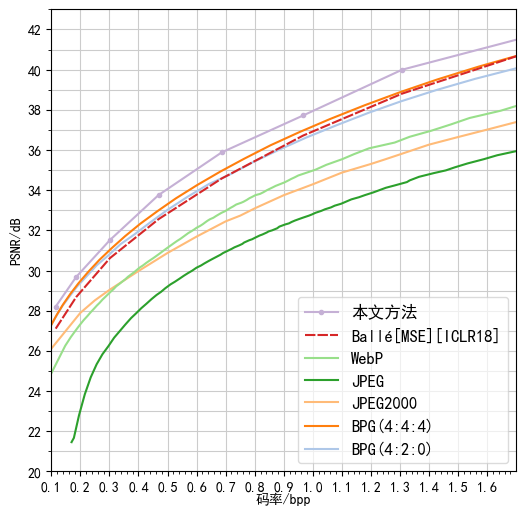
#> input picture utils/psnr0921.png, 526 x 515 px, given as the content of the folder /data/zhujun/IC_images/ICCL_datasets/valid/, which was not available
$ python generatePatchImgData.py psnr0921.png ssim-opt-mse.png
#> lines starting #> are read from the running program, lines starting #| are printed output that depends on the picture; pictures that were not available may be replaced by others from this repository, and a replacement may not be noted
import os.path
import matplotlib.pyplot as plt
import os
import random
import numpy as np
import sys
from PIL import Image
from PIL import ImageFilter


ori_data_dir = '/data/zhujun/IC_images/ICCL_datasets/valid/'
# ori_data_dir = sys.argv[1]
# output_path = 'Flickr/Flick_patch/'
output_path = '/data/zhujun/IC_images/ICCL_datasets/valid256/'
# output_path = sys.argv[2]
imgNames = os.listdir(ori_data_dir)
mounts = len(imgNames)

patch_size = [256, 256]

sample_num_for_each_seq = 20
sample_idx = 0

for im_name in imgNames:

    seq_path = ori_data_dir + im_name

    img = Image.open(seq_path)
#> img is the input picture: PIL image 526x515 RGBA; mean R, G, B, A 244.2, 243.6, 242.2, 255
    im_height = img.height
#> im_height = 515
    im_width = img.width
#> im_width = 526

    img_arr = np.array(img)

    if len(img_arr.shape) < 3:
        continue

    sample_num_for_each_seq = int(im_height * im_width / patch_size[0] / patch_size[1]) * 4
#> sample_num_for_each_seq = 16

    for sample_id in range(sample_num_for_each_seq):
        random_resize_factor = random.random() * 0.4 + 0.6  #random 0.6 - 1.0 resize
        crop_size = [round(patch_size[0] / random_resize_factor), round(patch_size[1] / random_resize_factor)]

        random_crop_x1 = 0 + int(random.random() * (im_width - crop_size[1] - 2))
        random_crop_y1 = 0 + int(random.random() * (im_height - crop_size[0] - 2))
        random_crop_x2 = random_crop_x1 + crop_size[1]
        random_crop_y2 = random_crop_y1 + crop_size[0]

        random_box = (random_crop_x1, random_crop_y1, random_crop_x2, random_crop_y2)

        sample_array = None

        randomCropPatch = img.crop(random_box)
        randomCropPatch = randomCropPatch.resize(patch_size, Image.BICUBIC)

        sample_out_path = output_path + im_name[0:len(im_name) - 4] + "_%04d.png" % (sample_id)
        randomCropPatch.save(sample_out_path)
#> this loop made 16 passes
#> (crop_size, random_crop_x1, random_crop_y1, random_crop_x2, random_crop_y2) on passes 2 to 13: ([364, 364], 81, 60, 445, 424), ([280, 280], 74, 111, 354, 391), ([307, 307], 197, 103, 504, 410), ([359, 359], 124, 95, 483, 454), ([366, 366], 143, 144, 509, 510), ([277, 277], 222, 73, 499, 350), ([287, 287], 213, 154, 500, 441), ([325, 325], 20, 81, 345, 406), ([303, 303], 201, 202, 504, 505), ([324, 324], 173, 49, 497, 373), ([278, 278], 134, 3, 412, 281), ([288, 288], 94, 185, 382, 473)
#> pass 1, `randomCropPatch = img.crop(random_box)`:
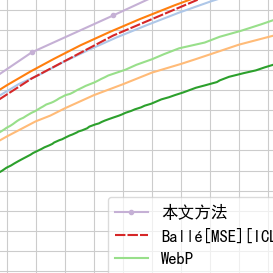
#> randomCropPatch: PIL image 273x273 RGBA; mean R, G, B, A 244.3, 243.5, 241, 255
#> pass 1, `randomCropPatch = randomCropPatch.resize(patch_size, Image.BICUBIC)`:
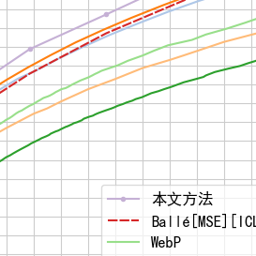
#> randomCropPatch: PIL image 256x256 RGBA; mean R, G, B, A 244.1, 243.3, 240.7, 255
#> pass 2, `randomCropPatch = img.crop(random_box)`:
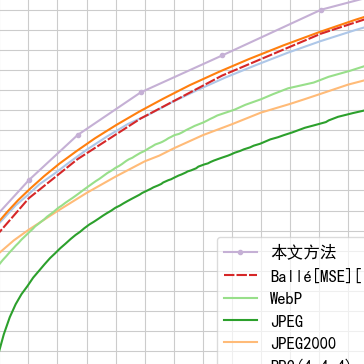
#> randomCropPatch: PIL image 364x364 RGBA; mean R, G, B, A 245.1, 244.1, 241.9, 255
#> pass 2, `randomCropPatch = randomCropPatch.resize(patch_size, Image.BICUBIC)`:
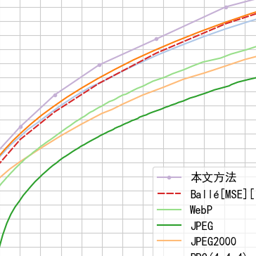
#> randomCropPatch: PIL image 256x256 RGBA; mean R, G, B, A 244.7, 243.7, 241.5, 255
#> after the loop:
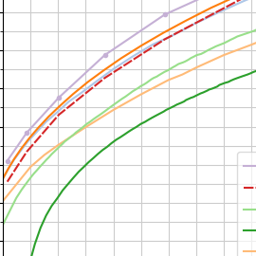
#> randomCropPatch: PIL image 256x256 RGBA; mean R, G, B, A 244.9, 243.6, 240.6, 255

    sample_idx += 1

    if sample_idx % 10 == 0:
        # break
        print(sample_idx/mounts)

$ run again, on utils/ssim-opt-mse.png
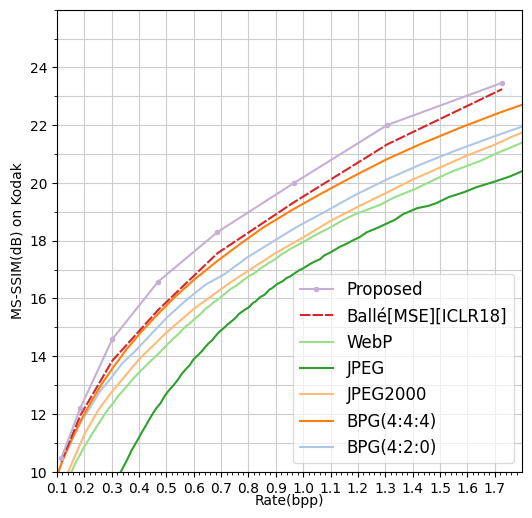
#> input picture utils/ssim-opt-mse.png, 532 x 518 px, given as the content of the folder /data/zhujun/IC_images/ICCL_datasets/valid/, which was not available
#> img is the input picture: PIL image 532x518 RGBA; mean R, G, B, A 244, 243.2, 241.8, 255
#> the loop `for sample_id in range(sample_num_for_each_seq):` made 16 passes
#> (crop_size, random_crop_x1, random_crop_y1, random_crop_x2, random_crop_y2) on passes 2 to 9: ([364, 364], 84, 61, 448, 425), ([280, 280], 75, 112, 355, 392), ([307, 307], 202, 105, 509, 412), ([359, 359], 129, 97, 488, 456), ([366, 366], 149, 147, 515, 513), ([277, 277], 228, 74, 505, 351), ([287, 287], 218, 156, 505, 443), ([325, 325], 20, 82, 345, 407)
#> pass 1, `randomCropPatch = randomCropPatch.resize(patch_size, Image.BICUBIC)`:
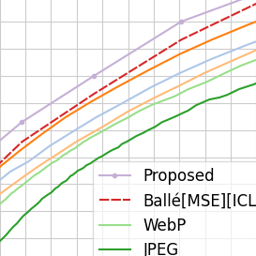
#> randomCropPatch: PIL image 256x256 RGBA; mean R, G, B, A 242.6, 241.3, 238.3, 255
#> after the loop `for sample_id in range(sample_num_for_each_seq):`:
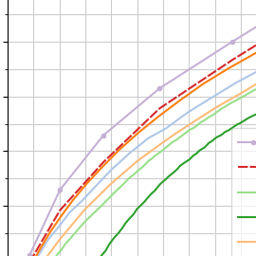
#> randomCropPatch: PIL image 256x256 RGBA; mean R, G, B, A 246.1, 244.2, 241.8, 255
